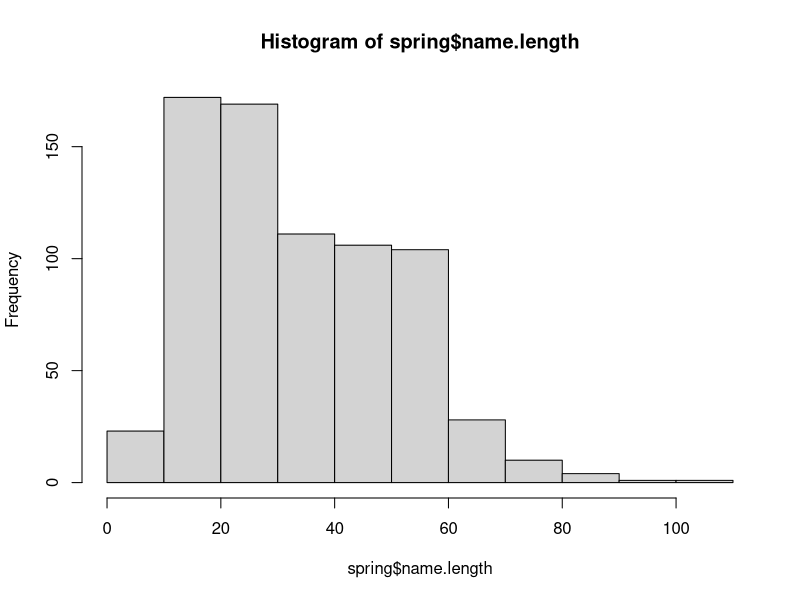
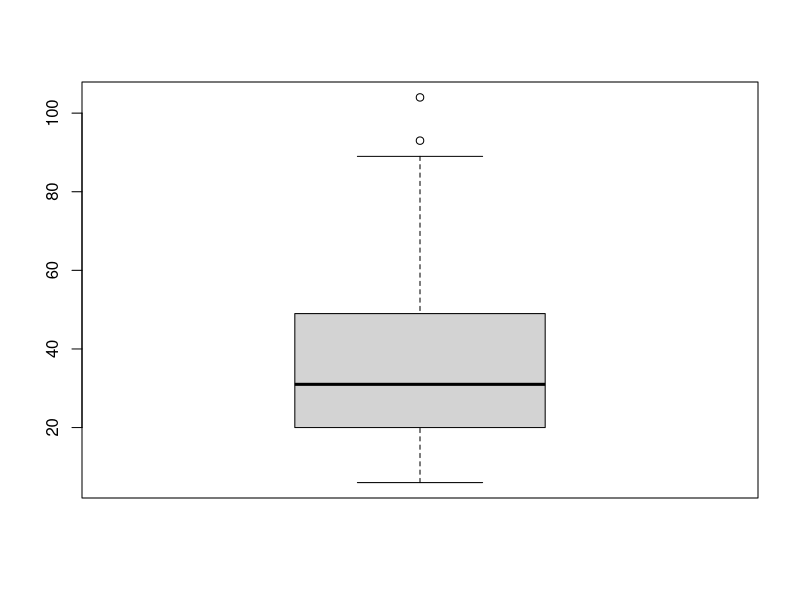
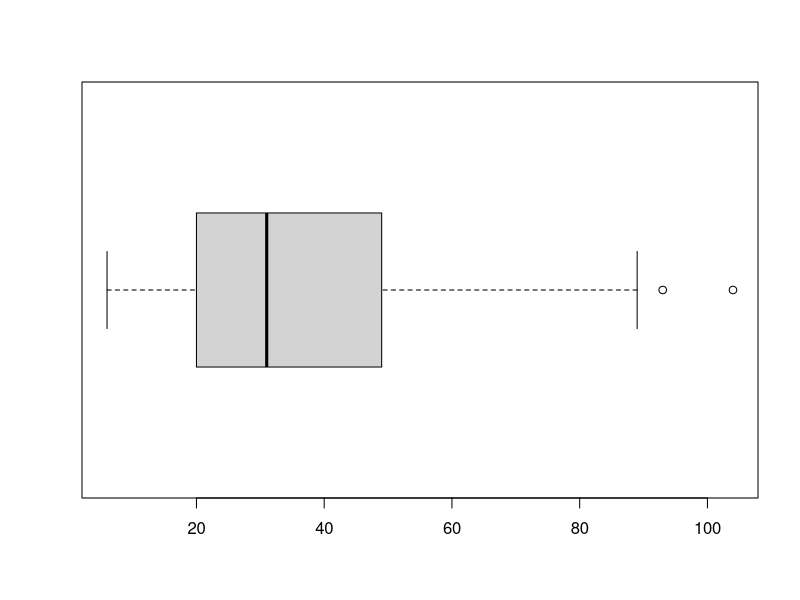
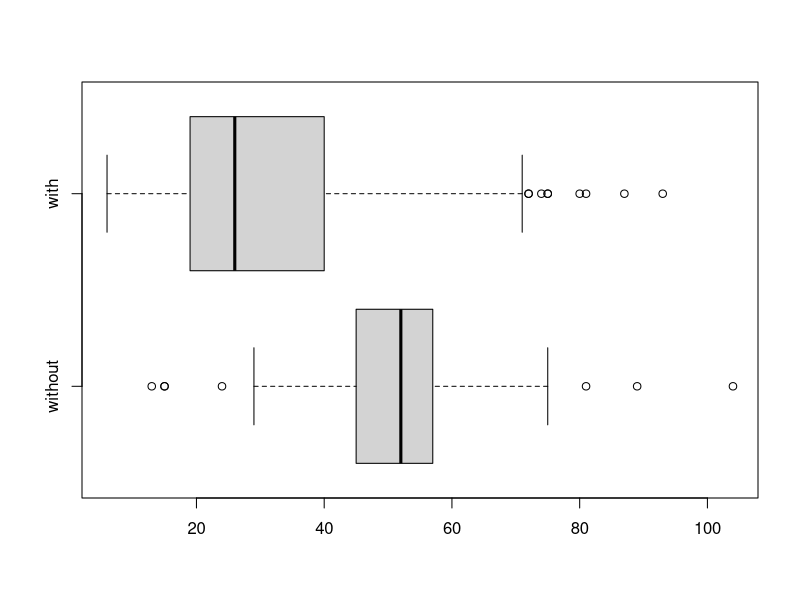

Here is the R script that generated these plots, in order:
# Exploratory Data Analysis
#
# Author: Brian To

# Load Spring framework class name data into variable "spring"
spring <- read.csv('spring-data.csv')

# Examine class name lengths
spring$name.length

# Get summary statistics for class name lengths
summary(spring$name.length)

# Plot a histogram
hist(spring$name.length)

# Plot a boxplot
boxplot(spring$name.length)

# Plot a boxplot horizontally
boxplot(spring$name.length, horizontal=TRUE)

# Separate classes with methods from classes without methods into a dictionary.
# Retain only the name lengths.
length.by.methods <- list(
  without=subset(spring, methods == 0)$name.length,
  with=subset(spring, methods > 0)$name.length
)

# Summarize lengths for the two groups
lapply(length.by.methods, summary)

# Plot boxplots of the two groups side-by-side
boxplot(length.by.methods, horizontal=TRUE)

